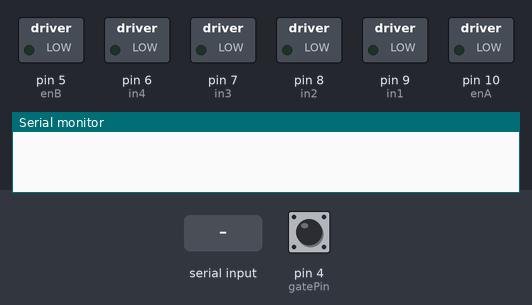
A sketch run on a simulated Arduino Uno, built with avr-gcc and run on an emulated ATmega328P. Shown: switched loads named in the sketch (green lamp = pin HIGH), the last lines printed to the serial monitor. The inputs (shaded band) are chosen by the test bench; at power-on: pin 4 (gatePin) HIGH.

Above: at 1.2 s.
1.3 s: "f" received over Serial
At 1.6 s:
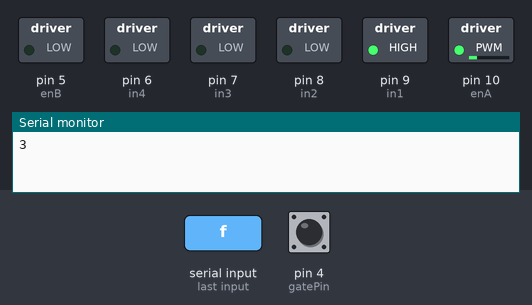
2.8 s: "s" received over Serial
At 3.9 s:
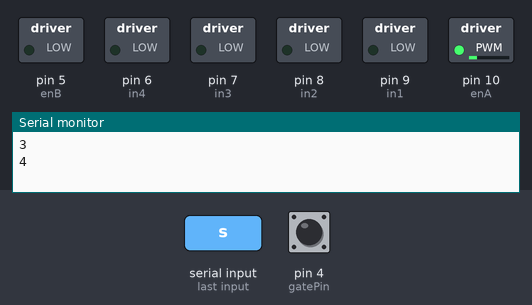
4.3 s: "r" received over Serial
At 5.1 s:
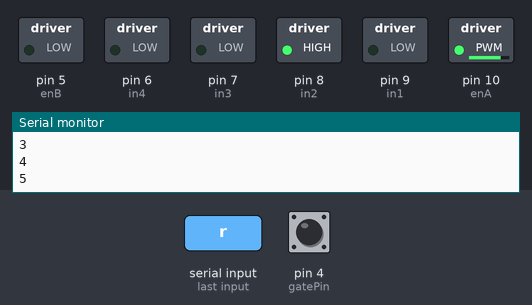
5.8 s: "F" received over Serial
At 6.2 s:
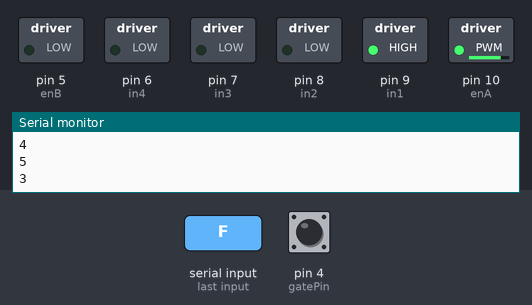
7.3 s: "S" received over Serial
At 8.5 s:
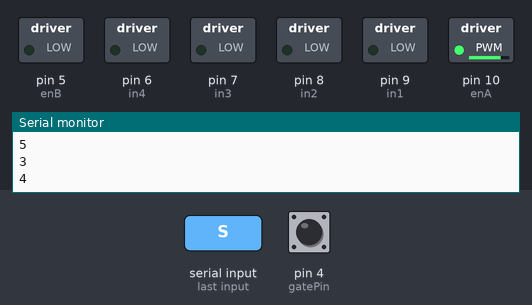
8.8 s: "R" received over Serial
At 9.7 s:
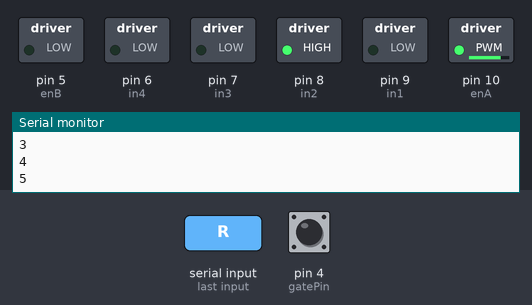
Timing chart, 0 to 11.3 s (numbered marks = the images above; inputs shaded):
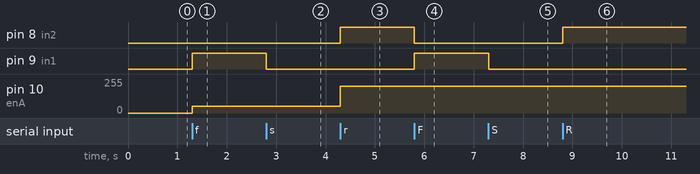

Measured:
- after the input at 1.3 s, pin 9 (in1): LOW → HIGH at once; pin 10 (enA): 0/255 → 50/255 at once
- after the input at 2.8 s, pin 9 (in1): HIGH → LOW at once
- after the input at 4.3 s, pin 8 (in2): LOW → HIGH at once; pin 10 (enA): 50/255 → 200/255 at once
- after the input at 5.8 s, pin 8 (in2): HIGH → LOW at once; pin 9 (in1): LOW → HIGH at once
- after the input at 7.3 s, pin 9 (in1): HIGH → LOW at once
- after the input at 8.8 s, pin 8 (in2): LOW → HIGH at once

The sketch:

ard_motor_light_gateV3.ino
```cpp
int data = 0;
int gatePin =4;
char pyInput;

bool gateStatus;

// connect motor controller pins to Arduino digital pins
// motor one
int enA = 10;
int in1 = 9;
int in2 = 8;

int enB = 5;
int in3 = 7;
int in4 = 6;
int timer;

void setup() {
  // put your setup code here, to run once:

Serial.begin(9600);
pinMode(gatePin, INPUT);
digitalWrite(gatePin, HIGH); // turn on the pullup

 // set all the motor control pins to outputs
 pinMode(enA, OUTPUT);
 pinMode(in1, OUTPUT);
 pinMode(in2, OUTPUT);

 pinMode(enB, OUTPUT);
 pinMode(in3, OUTPUT);
 pinMode(in4, OUTPUT);


}

void loop() {
  // put your main code here, to run repeatedly:


if(Serial.available()>0){


  gateStatus = digitalRead(gatePin);
  pyInput = Serial.read();


    if(pyInput == 'l' && gateStatus == LOW){
      data = 1;
      Serial.println(data);

    }
    else if(pyInput == 'l' && gateStatus == HIGH){
      data = 2;
      Serial.println(data);
    }
    else if(pyInput == 'f'){
      data = 3;
      digitalWrite(in1, HIGH);
      digitalWrite(in2, LOW);
      analogWrite(enA, 50);

      Serial.println(data);
    }
    else if(pyInput == 's'){
      data = 4;
      digitalWrite(in1, LOW);
      digitalWrite(in2, LOW);

      Serial.println(data);
    }
    else if(pyInput == 'r'){
      data = 5;
      digitalWrite(in1, LOW);
      digitalWrite(in2, HIGH);
      analogWrite(enA, 200);

      Serial.println(data);
    }
     else if(pyInput == 'F'){
      data = 3;
      digitalWrite(in1, HIGH);
      digitalWrite(in2, LOW);
      analogWrite(enA, 200);

      Serial.println(data);
    }
    else if(pyInput == 'S'){
      data = 4;
      digitalWrite(in1, LOW);
      digitalWrite(in2, LOW);

      Serial.println(data);
    }
    else if(pyInput == 'R'){
      data = 5;
      digitalWrite(in1, LOW);
      digitalWrite(in2, HIGH);
      analogWrite(enA, 200);

      Serial.println(data);
    }
}

}
```
